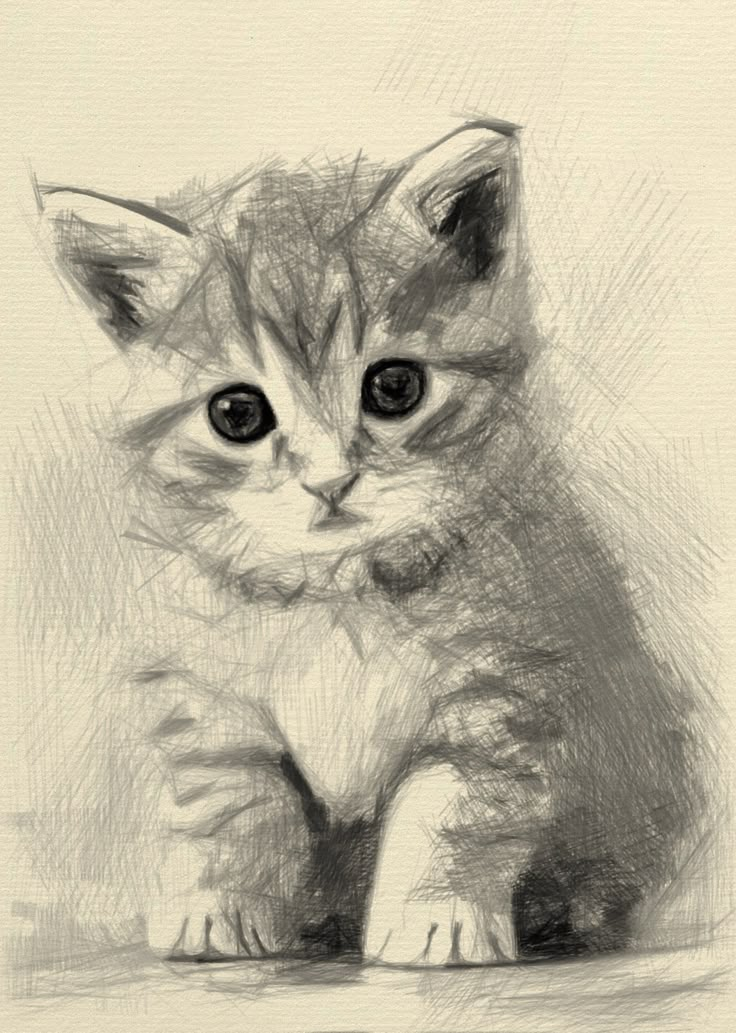
#> input picture sketches/sketch_01.jpg, 736 x 1033 px; its folder holds only this picture in this run
$ python preprocessing.py
#> lines starting #> are read from the running program, lines starting #| are printed output that depends on the picture; after the words box and inside, x2 and y2 are one past the last pixel; in counts of white or black regions, pixels touching at a corner belong together
#> in main, orig_img is the input picture: PIL image 736x1033 RGB; mean R, G, B 189.5, 182.1, 160.9
"""Sketch preprocessing — edge detection, cleaning, and conditioning-map generation.

Provides a robust pipeline for hand-drawn sketches (scans, photos, mobile uploads)
addressing real-world noise:
1. EXIF rotation correction and grayscale conversion.
2. Background illumination correction and normalisation.
3. Adaptive thresholding with automatic inversion detection (white lines on black).
4. Small-blob / speckle noise removal.
5. Morphological line thickness adjustment (dilation / erosion).
6. Aspect-ratio preserving resize with padding to multiples of 8 and 64 (512, 1024).
7. Multiple conditioning extractors: custom clean sketch, Canny edge detector,
   and neural detectors via ``controlnet-aux`` (HED, PiDiNet, Lineart).

Exposes:
- :func:`prepare_condition` : Unified function to process any sketch into a conditioning map.
- :func:`clean_sketch`      : Step-by-step cleaning of raw noisy sketches.
- :func:`resize_and_pad`    : Letterbox padding to target multiples of 8 / 64.
- :class:`SketchPreprocessor`: Callable wrapper around :func:`prepare_condition`.
"""

from __future__ import annotations

import argparse
import logging
from pathlib import Path
from typing import Any

import cv2
import numpy as np
from PIL import Image, ImageOps

logger = logging.getLogger(__name__)

# Registry for controlnet_aux detectors
_AUX_DETECTOR_REGISTRY: dict[str, Any] = {}


# ---------------------------------------------------------------------------
# 1. Image Loading & Orientation
# ---------------------------------------------------------------------------


def load_and_orient_image(
    image_input: str | Path | Image.Image | np.ndarray,
) -> np.ndarray:
    """Load an image from path or object, fix EXIF orientation, and convert to grayscale.

    Args:
        image_input: File path, PIL Image, or numpy array.

    Returns:
        2D uint8 numpy array (grayscale, 0-255).

    Raises:
        FileNotFoundError: If a file path is provided but does not exist.
        ValueError: If input format is invalid.
    """
    if isinstance(image_input, (str, Path)):
        path = Path(image_input)
        if not path.exists():
            raise FileNotFoundError(f"Image not found at: {path}")
        pil_img = Image.open(path)
    elif isinstance(image_input, Image.Image):
        pil_img = image_input
    elif isinstance(image_input, np.ndarray):
        if image_input.ndim == 3:
            # Assume RGB or BGR, convert to grayscale
            if image_input.shape[2] == 4:
                return cv2.cvtColor(image_input, cv2.COLOR_RGBA2GRAY)
            return cv2.cvtColor(image_input, cv2.COLOR_RGB2GRAY)
        return image_input.astype(np.uint8)
    else:
        raise ValueError(f"Unsupported image input type: {type(image_input)}")

    # Correct EXIF rotation (e.g. smartphone photos)
    pil_img = ImageOps.exif_transpose(pil_img)

    # Convert to grayscale numpy array
    gray_img = pil_img.convert("L")
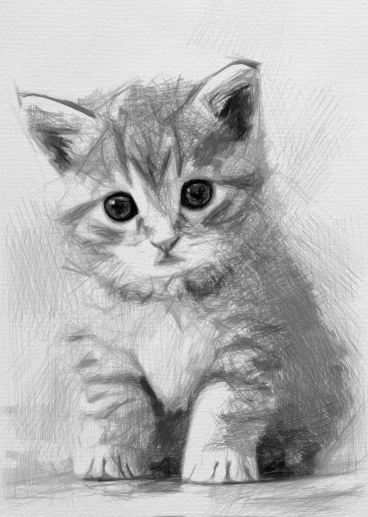
#> gray_img: PIL image 736x1033 L (shown at 1/2 size); min 0, max 248, mean 181.8
    return np.array(gray_img, dtype=np.uint8)


# ---------------------------------------------------------------------------
# 2. Cleaning Pipeline
# ---------------------------------------------------------------------------


def normalize_illumination(
    gray: np.ndarray,
    kernel_size: int = 25,
    clip_limit: float = 2.0,
) -> np.ndarray:
    """Correct non-uniform lighting/shadows in paper scans and photos.

    Divides the image by an estimated low-frequency background illumination
    followed by optional CLAHE contrast equalization.

    Args:
        gray: Grayscale input image (uint8, 0-255).
        kernel_size: Morphological kernel size for background estimation.
        clip_limit: CLAHE clip limit (set <= 0 to disable CLAHE).

    Returns:
        Illumination-normalised uint8 image (0-255).
    """
#> called with kernel_size = 31, clip_limit = 2
    if kernel_size % 2 == 0:
        kernel_size += 1

    # Estimate background via morphological closing (fills dark strokes)
    kernel = cv2.getStructuringElement(cv2.MORPH_RECT, (kernel_size, kernel_size))
    background = cv2.morphologyEx(gray, cv2.MORPH_CLOSE, kernel)
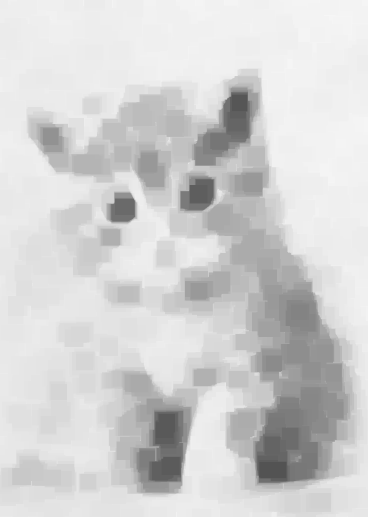
#> background: shape (1033, 736) (shown at 1/2 size); min 83, max 248, mean 210.1

    # Smooth the background estimation
    background = cv2.GaussianBlur(background, (kernel_size, kernel_size), 0)

    # Division normalisation: (gray / background) * 255
    # Avoid zero division
    bg_float = np.maximum(background.astype(np.float32), 1.0)
    normalized = (gray.astype(np.float32) / bg_float) * 255.0
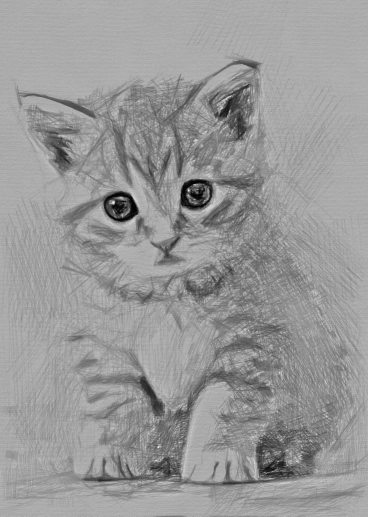
#> normalized: shape (1033, 736) float32 (shown at 1/2 size); min 0, max 360.5, mean 216.8; drawn with min black and max white
    normalized = np.clip(normalized, 0, 255).astype(np.uint8)

    if clip_limit > 0:
        clahe = cv2.createCLAHE(clipLimit=clip_limit, tileGridSize=(8, 8))
        normalized = clahe.apply(normalized)
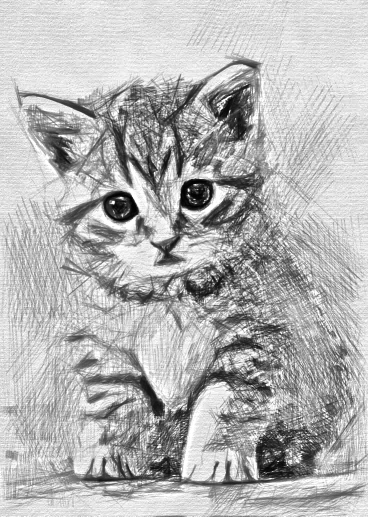
#> normalized: shape (1033, 736) (shown at 1/2 size); min 0, max 255, mean 180.2

    return normalized


def auto_invert_to_white_lines(binary: np.ndarray) -> tuple[np.ndarray, bool]:
    """Ensure white lines (255) on black background (0).

    Detects whether the image is currently black-on-white (typical paper sketch)
    or white-on-black (chalkboard / inverted), and inverts if necessary.

    Args:
        binary: Binary image with values {0, 255} (or grayscale).

    Returns:
        Tuple of (inverted_or_original_array, was_inverted_bool).
    """
    # Sample border pixels to detect dominant background color
    h, w = binary.shape[:2]
    border_pixels = np.concatenate(
        [
            binary[0, :],  # top
            binary[h - 1, :],  # bottom
            binary[:, 0],  # left
            binary[:, w - 1],  # right
        ]
    )
    border_mean = np.mean(border_pixels)
    overall_mean = np.mean(binary)

    # If border or majority is light (> 127), background is white -> invert
    if border_mean > 127 or overall_mean > 127:
        inverted = cv2.bitwise_not(binary)
        return inverted, True
    return binary.copy(), False


def remove_small_blobs(binary: np.ndarray, min_area: int = 25) -> np.ndarray:
    """Remove small speckles/dust from a binary white-on-black image.

    Args:
        binary: Binary image with white foreground (255) on black background (0).
        min_area: Minimum pixel area to retain a connected component.

    Returns:
        Cleaned binary image.
    """
    if min_area <= 0:
        return binary

    num_labels, labels, stats, _ = cv2.connectedComponentsWithStats(
        binary, connectivity=8
    )
    cleaned = binary.copy()

    for i in range(1, num_labels):
        area = stats[i, cv2.CC_STAT_AREA]
        if area < min_area:
            cleaned[labels == i] = 0

    return cleaned


def adjust_line_thickness(binary: np.ndarray, line_thickness: int = 0) -> np.ndarray:
    """Thicken (dilate) or thin (erode) foreground strokes.

    Args:
        binary: Binary image with white foreground (255) on black (0).
        line_thickness: Positive to dilate (thicken), negative to erode (thin),
            0 for no change.

    Returns:
        Adjusted binary image.
    """
    if line_thickness == 0:
        return binary

    kernel = cv2.getStructuringElement(cv2.MORPH_ELLIPSE, (3, 3))
    if line_thickness > 0:
        return cv2.dilate(binary, kernel, iterations=line_thickness)
    return cv2.erode(binary, kernel, iterations=abs(line_thickness))


def clean_sketch(
    image_input: str | Path | Image.Image | np.ndarray,
    adaptive_block_size: int = 25,
    adaptive_c: int = 10,
    min_blob_area: int = 20,
    line_thickness: int = 0,
    blur_kernel: int = 3,
) -> np.ndarray:
    """Execute the full sketch cleaning pipeline on noisy hand-drawn input.

    Steps:
    1. EXIF orientation + grayscale conversion.
    2. Illumination background normalization.
    3. Gaussian smoothing to suppress sensor grain.
    4. Adaptive Gaussian thresholding.
    5. Automatic inversion (guarantee white lines on black background).
    6. Small-blob / speckle noise removal.
    7. Morphological line thickness adjustment.

    Args:
        image_input: Input sketch.
        adaptive_block_size: Neighborhood size for adaptive thresholding (must be odd).
        adaptive_c: Constant subtracted from mean in adaptive thresholding.
        min_blob_area: Minimum area in pixels for small-blob removal.
        line_thickness: Morphological dilation (>0) or thinning (<0).
        blur_kernel: Gaussian blur kernel size (odd).

    Returns:
        Cleaned 2D binary uint8 image (255 for lines, 0 for background).
    """
    gray = load_and_orient_image(image_input)

    # 1. Illumination normalisation
    normalized = normalize_illumination(gray, kernel_size=31)

    # 2. Slight blur to reduce sensor noise
    if blur_kernel > 1:
        if blur_kernel % 2 == 0:
            blur_kernel += 1
        normalized = cv2.GaussianBlur(normalized, (blur_kernel, blur_kernel), 0)

    # 3. Adaptive thresholding
    if adaptive_block_size % 2 == 0:
        adaptive_block_size += 1
    binary = cv2.adaptiveThreshold(
        normalized,
        255,
        cv2.ADAPTIVE_THRESH_GAUSSIAN_C,
        cv2.THRESH_BINARY,
        adaptive_block_size,
        adaptive_c,
    )
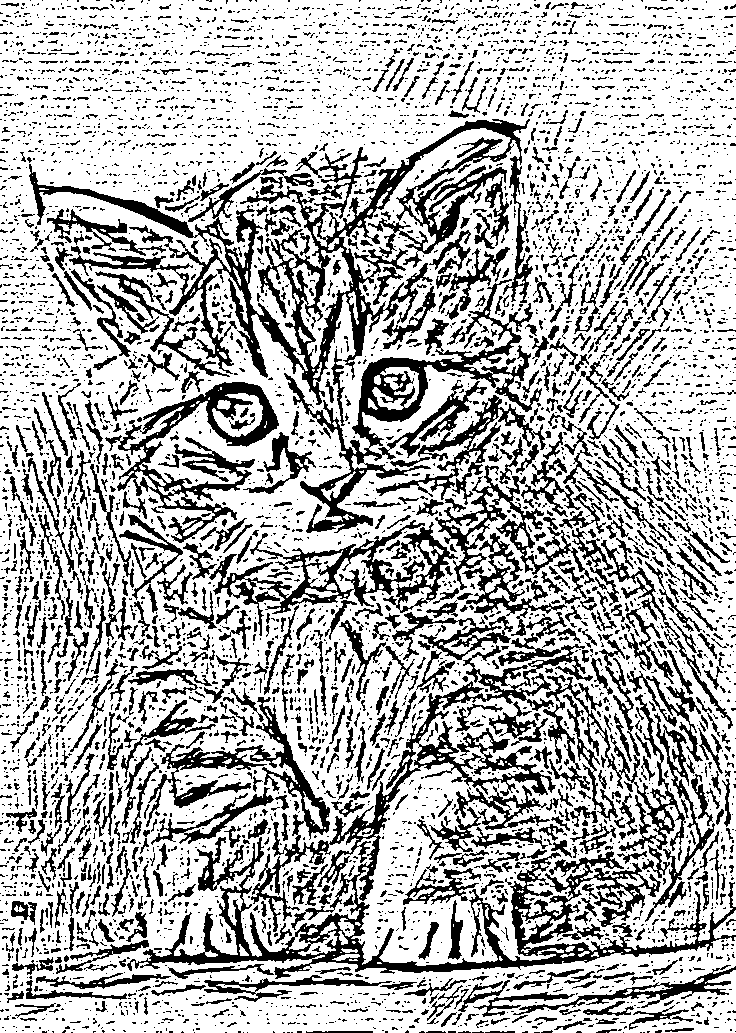
#> binary: shape (1033, 736); 70.6% white; 6179 black regions (5064 under 20 px), largest, box (x1, y1, x2, y2) and area: (127, 633, 736, 979) 30493, (29, 119, 533, 405) 23630, (284, 279, 542, 533) 10420

    # 4. Invert to ensure white lines on black background
    white_lines, _ = auto_invert_to_white_lines(binary)
#> in auto_invert_to_white_lines, `border_pixels = np.concatenate( [ binary[0, :],`: border_pixels = 3538 values, max 255 at index 0, min 0 at index 30, mean 215.5
#> (the rest of the program and of its run is left out)
